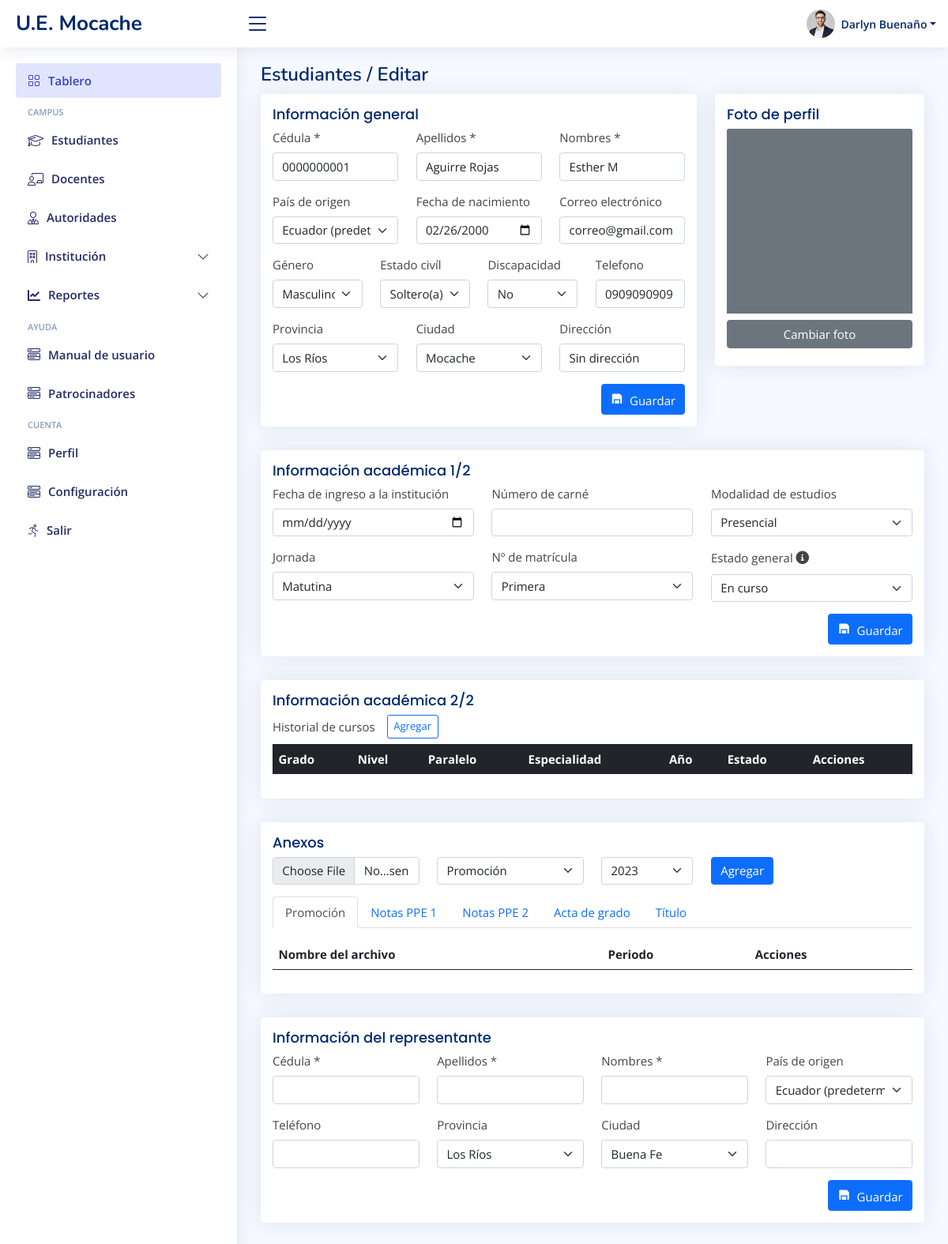
Page /editar-estudiante/1 (signed in) on the committed database.
### Modelos/models.py (models this page shows)
class Estudiante(models.Model):
    cedula = models.CharField(max_length=13, null=False, blank=False) #requerido
    nombres = models.CharField(max_length=60, null=False, blank=False) #requerido
    apellidos = models.CharField(max_length=60, null=False, blank=False) #requerido
    foto_perfil = models.FileField(upload_to = "fotoEstudiantes/%Y", null=True, blank=True)
    pais = models.ForeignKey(Pais, on_delete=models.PROTECT, null=True)
    fecha_nacimiento = models.DateField(null=True, blank=True)
    genero = models.ForeignKey(Genero, on_delete=models.PROTECT, null=True)
    estado_civil = models.ForeignKey(EstadoCivil, on_delete=models.PROTECT, null=True)
    discapacidad = models.ForeignKey(Discapacidad, on_delete=models.PROTECT, null=True)
    correo = models.EmailField(max_length=100, null=True, blank=True)
    celular = models.CharField(max_length=10, null=True, blank=True)
    provincia = models.ForeignKey(Provincia, on_delete=models.PROTECT, null=True)
    ciudad = models.ForeignKey(Ciudad, on_delete=models.PROTECT, null=True)
    direccion = models.CharField(max_length=150, null=True, blank=True)
    eliminado = models.BooleanField(default=False)
    etnia = models.ForeignKey(Etnia, on_delete=models.PROTECT, null=True)

### Secretaria/views/pages.py (the view)
# urls.py: path('editar-estudiante/<int:id_estudiante>', sctr_pages.pageEditarEstudiante, name="editar-estudiante"),
def pageEditarEstudiante(request, id_estudiante):
    if request.method == 'GET':
        estudiante = Estudiante.objects.get(pk = int(id_estudiante))
        paises = Pais.objects.all()
        generos = Genero.objects.all()
        estados_civiles = EstadoCivil.objects.all()
        discapacidades = Discapacidad.objects.all()
        provincias = Provincia.objects.all()
        ciudades = Ciudad.objects.filter(provincia_id = estudiante.provincia.id)
        modalidad_estudios = list(ModalidadEstudio.objects.all().values())
        jornadas = list(Jornada.objects.all().values())
        numeroMatriculas = list(NumeroMatricula.objects.all().values())
        grados = list(Grado.objects.all().values())
        niveles = list(Nivel.objects.all().values())
        paralelos = list(Paralelo.objects.all().values())
        especialidades = list(Especialidad.objects.all().values())
        periodos = list(Periodo.objects.order_by('-id').values())
        estados = list(Estado.objects.all().values())
        tipos_anexos = list(TiposAnexo.objects.all().values())
        return render(request, 'estudiantes/estdnt_editar.html', {
            "estudiante": estudiante,
            "paises": paises,
            "generos": generos,
            "estados_civiles": estados_civiles,
            "discapacidades": discapacidades,
            "provincias": provincias,
            "ciudades": ciudades,
            "modalidad_estudios": modalidad_estudios,
            "jornadas": jornadas,
            "numeroMatriculas": numeroMatriculas,
            "grados": grados,
            "niveles": niveles,
            "paralelos": paralelos,
            "especialidades": especialidades,
            "periodos": periodos,
            "estados": estados,
            "tipos_anexos": tipos_anexos,
        })
    else:
        print("Este método sólo soporta una petición POST")

### Secretaria/templates/estudiantes/estdnt_editar.html (shortened to what this page needs)
{% extends 'estudiantes/estdnt_base.html' %}
{% load static %}
{% block estdnt_base_title_action %}
Editar
{% endblock estdnt_base_title_action %}
{% block estdnt_base_seccion_general %}
	<section class="col-12" id="seccion-info-general">
		<div class="row">
			<div class="col-8">
				<div class="card">
					<div class="card-body">
						<h5 class="card-title">Información general</h5>
						<form id="form-datos-generales" method="post">
							<div class="row">
								<div class="col-4 mb-3">
									<label for="inputCedula" class="form-label">Cédula *</label>
									<input type="text"
										value="{{ estudiante.cedula }}"
										class="form-control"
										id="inputCedula"
										name="inputCedula"
										maxlength="13"
										onkeypress="soloNumerosLetras(event)" required>
								</div>
								<div class="col-4 mb-3">
									<label for="inputApellidos" class="form-label">Apellidos *</label>
									<input type="text"
										value="{{ estudiante.apellidos }}"
										class="form-control"
										id="inputApellidos"
										name="inputApellidos"
										maxlength="60"
										onkeypress="soloLetras(event)" required>
								</div>
								<div class="col-4 mb-3">
									<label for="inputNombres" class="form-label">Nombres *</label>
									<input type="text"
										value="{{ estudiante.nombres }}"
										class="form-control"
										id="inputNombres"
										name="inputNombres"
										maxlength="60"
										onkeypress="soloLetras(event)" required>
								</div>
							</div>
							<div class="row">
								<div class="col-4 mb-3">
									<label for="selecPaisOrigen" class="form-label">País de origen</label>
									<select class="form-select" name="selecPaisOrigen" id="selecPaisOrigen">
										{% for pais in paises %}
											{% if estudiante.pais.id != pais.id %}
												<option value="{{pais.id}}">{{pais.nombre}}</option>
											{% else %}
												<option value="{{pais.id}}" selected>{{pais.nombre}}</option>
											{% endif %}
										{% endfor %}
									</select>
								</div>
								<div class="col-4 mb-3">
									<label for="inputNacimiento" class="form-label">Fecha de nacimiento</label>
									<input type="date"
										class="form-control"
										id="inputNacimiento"
										name="inputNacimiento">
								</div>
								<div class="col-4 mb-3">
									<label for="inputCorreo" class="form-label">Correo electrónico</label>
									<input type="email"
										value="{{ estudiante.correo }}"
										class="form-control"
										id="inputCorreo"
										name="inputCorreo"
										maxlength="100"
										onkeypress="soloCorreo(event)">
								</div>
							</div>
							<div class="row">
								<div class="col-3 mb-3">
									<label for="selecGenero" class="form-label">Género</label>
									<select class="form-select" name="selecGenero" id="selecGenero">
										{% for genero in generos %}
											{% if estudiante.genero.id != genero.id %}
												<option value="{{genero.id}}">{{genero.nombre}}</option>
											{% else %}
												<option value="{{genero.id}}" selected>{{genero.nombre}}</option>
											{% endif %}
										{% endfor %}
									</select>
								</div>
								<div class="col-3 mb-3">
									<label for="selecEstadoCivil" class="form-label">Estado civíl</label>
									<select class="form-select" name="selecEstadoCivil" id="selecEstadoCivil">
										{% for estado_civil in estados_civiles %}
											{% if estudiante.estado_civil.id != estado_civil.id %}
												<option value="{{estado_civil.id}}">{{estado_civil.nombre}}</option>
											{% else %}
												<option value="{{estado_civil.id}}" selected>{{estado_civil.nombre}}</option>
											{% endif %}
										{% endfor %}
									</select>
								</div>
								<div class="col-3 mb-3">
									<label for="selecDiscapacidad" class="form-label">Discapacidad</label>
									<select class="form-select" name="selecDiscapacidad" id="selecDiscapacidad">
										{% for discapacidad in discapacidades %}
											{% if estudiante.discapacidad.id != discapacidad.id %}
												<option value="{{discapacidad.id}}">{{discapacidad.nombre}}</option>
											{% else %}
												<option value="{{discapacidad.id}}" selected>{{discapacidad.nombre}}</option>
											{% endif %}
										{% endfor %}
									</select>
								</div>
								<div class="col-3 mb-3">
									<label for="inputTelefono" class="form-label">Telefono</label>
									<input type="phone"
										value="{{ estudiante.celular }}"
										class="form-control"
										id="inputTelefono"
										name="inputTelefono"
										onkeypress="soloTelefono(event)"
										maxlength="10">
								</div>
							</div>
							<div class="row">
								<div class="col-4">
									<label for="selecProvincia" class="form-label">Provincia</label>
									<select class="form-select" name="selecProvincia" id="selecProvincia">
										{% for provincia in provincias %}
											{% if estudiante.provincia.id != provincia.id %}
												<option value="{{ provincia.id }}">{{ provincia.nombre }}</option>
											{% else %}
												<option value="{{provincia.id}}" selected>{{provincia.nombre}}</option>
											{% endif %}
										{% endfor %}
									</select>
								</div>
								<div class="col-4">
									<label for="selecCiudad" class="form-label">Ciudad</label>
									<select class="form-select" name="selecCiudad" id="selecCiudad">
										{% for ciudad in ciudades %}
											{% if estudiante.ciudad.id != ciudad.id %}
												<option value="{{ ciudad.id }}">{{ ciudad.nombre }}</option>
											{% else %}
												<option value="{{ ciudad.id }}" selected>{{ ciudad.nombre }}</option>
											{% endif %}
										{% endfor %}
									</select>
								</div>
								<div class="col-4">
									<div class="mb-3">
										<label for="inputDireccion" class="form-label">Dirección</label>
										<input type="text"
											value="{{ estudiante.direccion }}"
											class="form-control"
											name="inputDireccion"
											id="inputDireccion"
											maxlength="60"
											onkeypress="soloDirecciones(event)">
									</div>
								</div>
							</div>
							<div class="d-flex justify-content-end">
								<button type="submit" class="btn btn-primary" id="btnGuardarInfoGeneral"><i class="ri-save-fill me-1"></i> Guardar</button>
							</div>
						</form>
					</div>
				</div>
			</div>
			<div class="col-4">
				<div class="card">
					<div class="card-body">
						<h5 class="card-title">Foto de perfil</h5>
						<form id="form-foto-perfil">
							<div class="d-flex justify-content-center img-background mb-2">
								<img src="{{ estudiante.foto_perfil.url }}"
										id="imgSubida" class="card-img-top" alt="...">
							</div>
							<button type="button"
								class="btn btn-secondary w-100 mb-2"
								id="btnCambiarFoto">Cambiar foto</button>
						</form>
					</div>
				</div>
			</div>
		</div>
	</section>
{% endblock estdnt_base_seccion_general %}

### static/css/secretaria/style.css (style rules this page uses)
:root { scroll-behavior: smooth; font-size: 15px; }
body { font-family: "Open Sans", sans-serif; background: #f6f9ff; color: #444444; }
h1, h2, h3, h4, h5, h6 { font-family: "Nunito", sans-serif; }
.card { margin-bottom: 30px; border: none; border-radius: 5px; box-shadow: 0px 0 30px rgba(1, 41, 112, 0.1); }
.card-title { font-size: 18px; font-weight: 500; color: #012970; font-family: "Poppins", sans-serif; }

### rows in the picture
Estudiante: inputCedula "0000000001", inputApellidos "Aguirre Rojas", inputNombres "Esther M", inputCorreo "correo@gmail.com", inputTelefono "0909090909", inputDireccion "Sin dirección", foto_perfil (picture)

### other values in the picture
{{ request.session.usuarioNombre }} "Darlyn Buenaño"
form field selecPaisOrigen "Ecuador (predeterminado)"
form field selecGenero "Masculino"
form field selecEstadoCivil "Soltero(a)"
form field selecDiscapacidad "No"
form field selecProvincia "Los Ríos"
form field selecCiudad "Mocache"
form field selecModalidaEstudios "Presencial"
form field selecJornada "Matutina"
form field selecMatricula "Primera"
form field selecEstadoGeneral "En curso"
form field selecTipoAnexo "Promoción"
form field selecPeriodoAnexo "2023"
form field selecPaisOrigenRep "Ecuador (predeterminado)"
form field selecProvinciaRep "Los Ríos"
